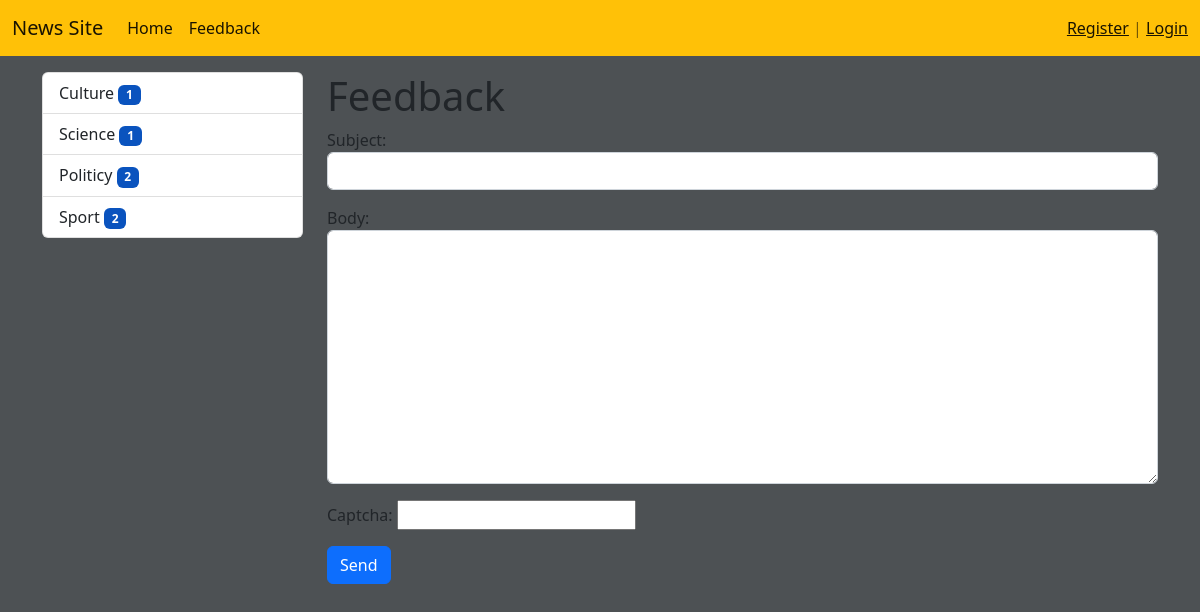
The page /feedback/ on the database its author committed.
### news/models.py (models this page shows, shortened)
class Category(models.Model):
    title = models.CharField(max_length=150, db_index=True, verbose_name='Category name')
    def get_absolute_url(self):
        return reverse('category', kwargs={'category_id': self.pk})
    class Meta:
        verbose_name = 'Category'
        verbose_name_plural = 'Categories'
        ordering = ['title']

### news/views.py (the view)
# urls.py: path('feedback/', send_email, name='feedback')
def send_email(request):
    if request.method == 'POST':
        feedback_form = ContactForm(request.POST)
        if feedback_form.is_valid():
            mail = send_mail(feedback_form.cleaned_data['subject'], feedback_form.cleaned_data['body'],
                             'work_test813@ukr.net', ['yaroslav2002vas@gmail.com'], fail_silently=True)
            if mail:
                messages.success(request, 'E-mail sended')
                return redirect('home')
            else:
                messages.error(request, 'Error')
    else:
        feedback_form = ContactForm()
    return render(request, 'news/feedback.html', {'form': feedback_form})

### news/forms.py
class ContactForm(forms.Form):
    subject = forms.CharField(label='Subject', widget=forms.TextInput(attrs={"class": "form-control"}))
    body = forms.CharField(label='Body', widget=forms.Textarea(attrs={"class": "form-control"}))
    captcha = CaptchaField()

### news/templatetags/news_tags.py (called while the page is built)
@register.inclusion_tag('news/list_categories.html')
def show_categories():
    categories = Category.objects.annotate(cnt=Count('news', filter=F('news__is_published'))).filter(cnt__gt=0)
    return {'categories': categories}

### news/templates/news/feedback.html (shortened to what this page needs)
{%extends 'base.html'%}
{%block sidebar%}
{% include 'inc/_sidebar.html'%}
{%endblock%}
{%block content%}
<h1>Feedback</h1>
<form method="post">
    {{form.as_p}}
    <button type="submit" class="btn btn-primary btn-block">Send</button>
</form>
{%endblock%}

### news/templates/news/list_categories.html
<div class="list-group">
    {% for i in categories %}
    <a href="{{i.get_absolute_url}}" class="list-group-item list-group-item-action">
        {{i.title}}
        <span class="badge badge-warning" style="background-color: #0a53be !important;">{{i.cnt}}</span>
    </a>
    {% endfor %}
</div>

### study_site/static/css/style.css (style rules this page uses)
body { background-color: #4d5154; }

### rows shown on the page
Category: title "Culture", cnt "1"
Category: title "Science", cnt "1"
Category: title "Politicy", cnt "2"
Category: title "Sport", cnt "2"
